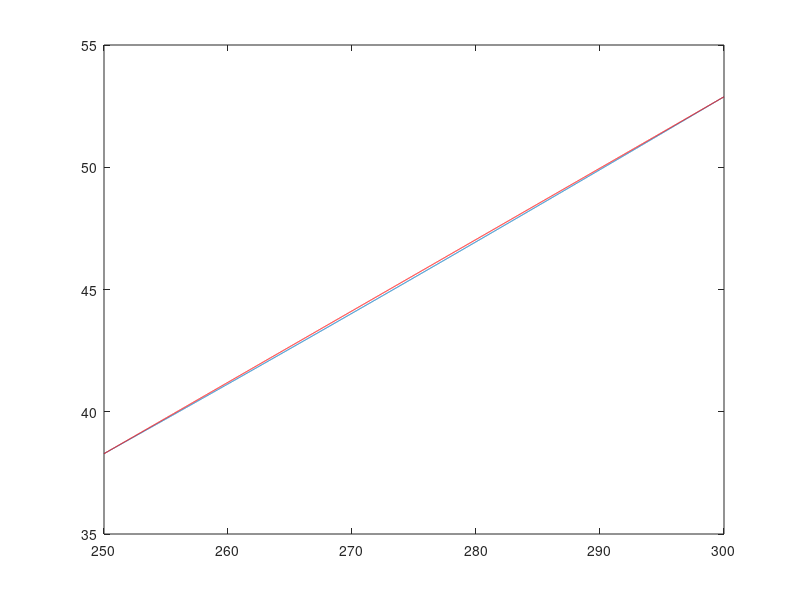
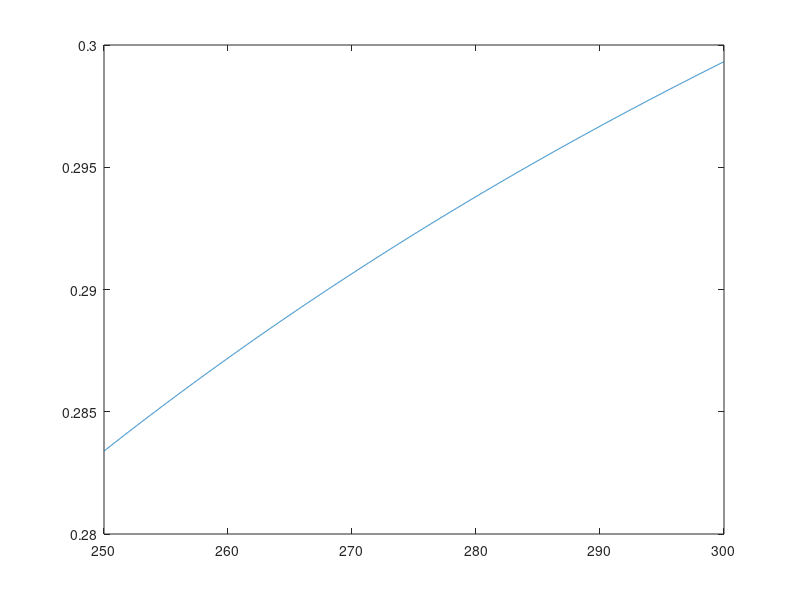

Here is the MATLAB script that generated these plots, in order:
close all
clear
clc
mydir = pwd;

cb = [ 5.3443e+0,  -2.0617e-1,   2.5333e-3, ...
      -6.8633e-6,   1.0115e-8,  -6.2672e-12, ...
       2.7148e+1,  -5.4038e-1,   2.9501e-3, ...
       2.7228e-7,  -9.3384e-9,   9.9677e-12, ...
      -3.4860e+1,   1.1132e+0,  -1.3006e-2, ...
       6.4955e-5,  -1.1815e-7,   8.0424e-11, ...
      -6.0513e+1,   1.4087e+0,  -1.2077e-2, ...
       4.4050e-5,  -5.6735e-8,   2.5660e-11, ...
      -2.6689e+1,   5.2828e-1,  -3.4453e-3, ...
       6.0715e-6,   1.2523e-8,  -2.1550e-11, ...
      -6.7274e+0,   4.2256e-2,   1.0441e-3, ...
      -1.2917e-5,   4.7396e-8,  -4.4855e-11, ...
       1.8786e+1,  -5.8359e-1,   6.9674e-3, ...
      -3.9391e-5,   1.0120e-7,  -8.2301e-11, ...
       1.0344e+2,  -2.5134e+0,   2.3748e-2, ...
      -1.0692e-4,   2.1841e-7,  -1.3704e-10, ...
      -1.0482e+1,   3.8213e-1,  -5.2267e-3, ...
       3.4412e-5,  -1.1075e-7,   1.4092e-10, ...
       1.6769e+0,   6.5397e-2,  -1.8125e-3, ...
       1.2912e-5,  -2.6715e-8,   1.9792e-11];
   
cb = reshape(cb,6,10);
   
T = 250:0.01:300;

i = length(T);
   
xlayer = zeros(length(T),10);
xlayerp = zeros(length(T),10);
xlayer_lin = zeros(length(T),10);

for ibn = 1:10

    for i = 1:length(T)

        xlayer(i,ibn) = T(i)*(T(i)*(T(i)*(T(i)*(T(i)*cb(6, ibn)+cb(5, ibn))+cb(4, ibn))+cb(3, ibn))+ cb(2, ibn)) + cb(1, ibn);
        xlayerp(i,ibn) = 1*(T(i)*(T(i)*(T(i)*(T(i)*cb(6, ibn)+cb(5, ibn))+cb(4, ibn))+cb(3, ibn)) ...
                         +cb(2, ibn)) + T(i)*(1*(T(i)*(T(i)*(T(i)*cb(6, ibn)+cb(5, ibn))+cb(4, ibn))+cb(3, ibn)) ...
                        +T(i)*(1*(T(i)*(T(i)*cb(6, ibn)+cb(5, ibn))+cb(4, ibn))+T(i)*(1*(T(i)*cb (6, ibn)+cb(5, ibn))+T(i)*cb(6, ibn)*1)));
        
    end
    
end

for ibn = 1:10

    for i = 1:length(T)

        m = (max(xlayer(:,ibn)) - min(xlayer(:,ibn)))/(max(T)-min(T));
        xlayer_lin(i,ibn) = m * T(i) - m * T(1) + min(xlayer(:,ibn));

    end
    
end

for ibn = 1:1

    figure
    plot(T,xlayer(:,ibn))
    hold on
    plot(T,xlayer_lin(:,ibn),'r')
    
    figure
    plot(T,xlayerp(:,ibn))
%     hold on
%     plot(T,xlayer_lin(:,ibn),'r')
end
